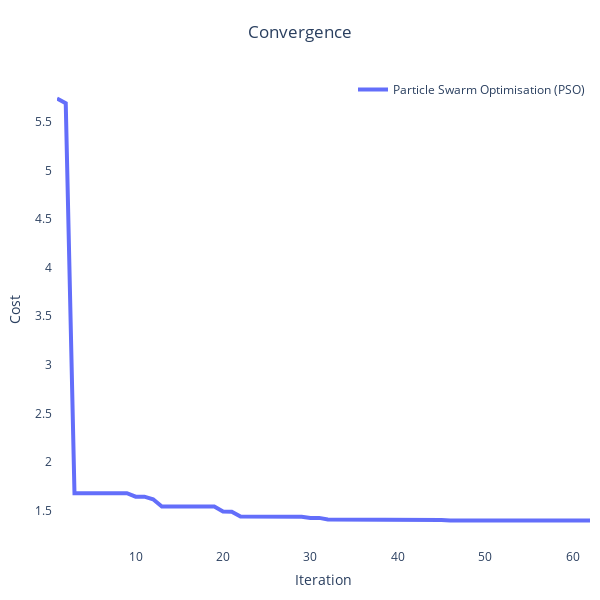
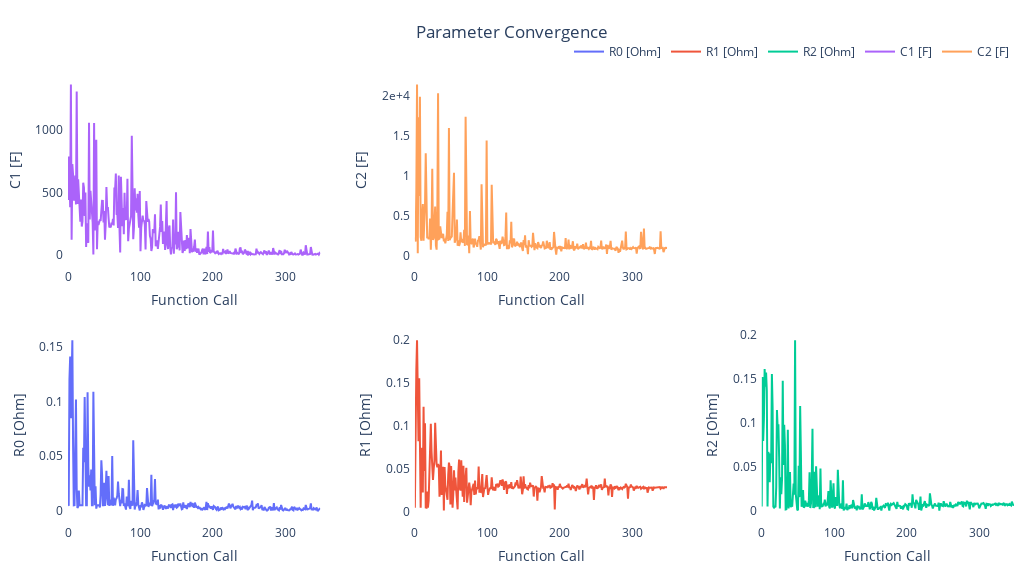

Source (notebook cell) for these figures, in order:
### Code cell
pybop.plot.convergence(optim)
pybop.plot.parameters(optim);

### Figure 1 — Plotly figure (JSON) as saved in the notebook; plotly's stock layout.template omitted (floating-point values rounded to 4 significant figures)
{"data": [{"line": {"width": 4}, "mode": "lines", "name": "Particle Swarm Optimisation (PSO)", "type": "scatter", "x": [1, 2, 3, 4, 5, 6, 7, 8, 9, 10, 11, 12, 13, 14, 15, 16, 17, 18, 19, 20, 21, 22, 23, 24, 25, 26, 27, 28, 29, 30, 31, 32, 33, 34, 35, 36, 37, 38, 39, 40, 41, 42, 43, 44, 45, 46, 47, 48, 49, 50, 51, 52, 53, 54, 55, 56, 57, 58, 59, 60, 61, 62], "y": [5.739, 5.691, 1.68, 1.68, 1.68, 1.68, 1.68, 1.68, 1.68, 1.643, 1.643, 1.617, 1.543, 1.543, 1.543, 1.543, 1.543, 1.543, 1.543, 1.491, 1.49, 1.44, 1.44, 1.44, 1.44, 1.437, 1.437, 1.437, 1.437, 1.425, 1.425, 1.41, 1.41, 1.41, 1.405, 1.405, 1.405, 1.405, 1.404, 1.404, 1.404, 1.404, 1.404, 1.404, 1.404, 1.398, 1.398, 1.398, 1.398, 1.398, 1.398, 1.398, 1.398, 1.398, 1.398, 1.398, 1.398, 1.398, 1.398, 1.398, 1.398, 1.398]}], "layout": {"autosize": false, "height": 600, "legend": {"font": {"size": 12}, "x": 1, "xanchor": "right", "y": 1, "yanchor": "top"}, "margin": {"b": 10, "l": 10, "pad": 4, "r": 10, "t": 75}, "plot_bgcolor": "white", "showlegend": true, "title": {"text": "Convergence", "x": 0.5}, "width": 600, "xaxis": {"exponentformat": "e", "showexponent": "last", "tickfont": {"size": 12}, "title": {"text": "Iteration"}}, "yaxis": {"exponentformat": "e", "showexponent": "last", "tickfont": {"size": 12}, "title": {"text": "Cost"}}}}

### Figure 2 — Plotly figure (JSON) as saved in the notebook; plotly's stock layout.template omitted (floating-point values rounded to 4 significant figures; data arrays with more than 128 entries replaced by an {"elided": "..."} marker saying what was removed)
{"data": [{"line": {"width": 2}, "mode": "lines", "name": "R0 [Ohm]", "type": "scatter", "x": {"elided": "349 int values"}, "xaxis": "x", "y": {"elided": "349 float values"}, "yaxis": "y"}, {"line": {"width": 2}, "mode": "lines", "name": "R1 [Ohm]", "type": "scatter", "x": {"elided": "349 int values"}, "xaxis": "x2", "y": {"elided": "349 float values"}, "yaxis": "y2"}, {"line": {"width": 2}, "mode": "lines", "name": "R2 [Ohm]", "type": "scatter", "x": {"elided": "349 int values"}, "xaxis": "x3", "y": {"elided": "349 float values"}, "yaxis": "y3"}, {"line": {"width": 2}, "mode": "lines", "name": "C1 [F]", "type": "scatter", "x": {"elided": "349 int values"}, "xaxis": "x4", "y": {"elided": "349 float values"}, "yaxis": "y4"}, {"line": {"width": 2}, "mode": "lines", "name": "C2 [F]", "type": "scatter", "x": {"elided": "349 int values"}, "xaxis": "x5", "y": {"elided": "349 float values"}, "yaxis": "y5"}], "layout": {"autosize": false, "height": 576, "legend": {"orientation": "h", "x": 1, "xanchor": "right", "y": 1.02, "yanchor": "bottom"}, "margin": {"b": 10, "l": 10, "pad": 4, "r": 10, "t": 75}, "plot_bgcolor": "white", "showlegend": true, "title": {"text": "Parameter Convergence", "x": 0.5}, "width": 1024, "xaxis": {"anchor": "y", "domain": [0, 0.2667], "exponentformat": "e", "showexponent": "last", "tickfont": {"size": 12}, "title": {"font": {"size": 14}, "text": "Function Call"}}, "xaxis2": {"anchor": "y2", "domain": [0.3667, 0.6333], "title": {"text": "Function Call"}}, "xaxis3": {"anchor": "y3", "domain": [0.7333, 1], "title": {"text": "Function Call"}}, "xaxis4": {"anchor": "y4", "domain": [0, 0.2667], "title": {"text": "Function Call"}}, "xaxis5": {"anchor": "y5", "domain": [0.3667, 0.6333], "title": {"text": "Function Call"}}, "xaxis6": {"anchor": "y6", "domain": [0.7333, 1]}, "yaxis": {"anchor": "x", "domain": [0, 0.425], "exponentformat": "e", "showexponent": "last", "tickfont": {"size": 12}, "title": {"font": {"size": 14}, "text": "R0 [Ohm]"}}, "yaxis2": {"anchor": "x2", "domain": [0, 0.425], "exponentformat": "e", "showexponent": "last", "title": {"text": "R1 [Ohm]"}}, "yaxis3": {"anchor": "x3", "domain": [0, 0.425], "exponentformat": "e", "showexponent": "last", "title": {"text": "R2 [Ohm]"}}, "yaxis4": {"anchor": "x4", "domain": [0.575, 1], "exponentformat": "e", "showexponent": "last", "title": {"text": "C1 [F]"}}, "yaxis5": {"anchor": "x5", "domain": [0.575, 1], "exponentformat": "e", "showexponent": "last", "title": {"text": "C2 [F]"}}, "yaxis6": {"anchor": "x6", "domain": [0.575, 1]}}}
